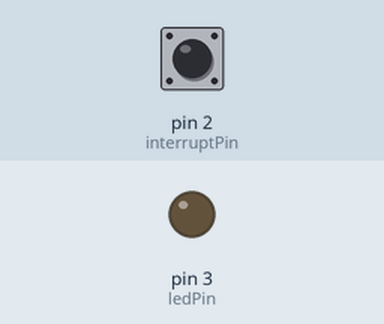
Recording of a sketch running on a simulated Arduino Uno, built with avr-gcc and run on an emulated ATmega328P. On the bench: output pins drawn as LEDs (lit = HIGH). The test bench sets the inputs (shaded band); at power-on: pin 2 (interruptPin) HIGH. What the sketch prints to the serial monitor is not drawn.

Above: at 1.2 s.
1.3 s: pin 2 (interruptPin) pulled LOW for 0.15 s
At 2.2 s:
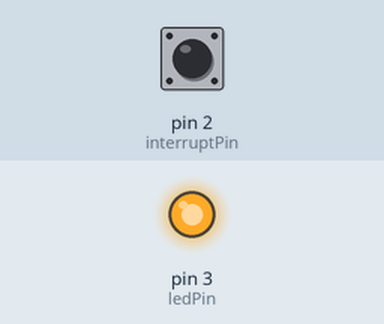
2.9 s: pin 2 (interruptPin) pulled LOW for 1 s
At 4.7 s:
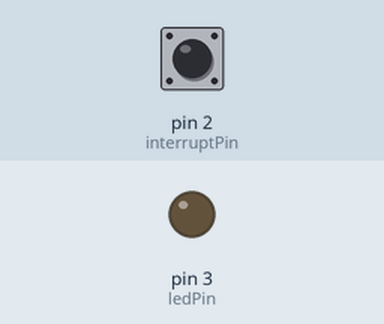
5.4 s: pin 2 (interruptPin) pulled LOW for 3.2 s
At 9.4 s:
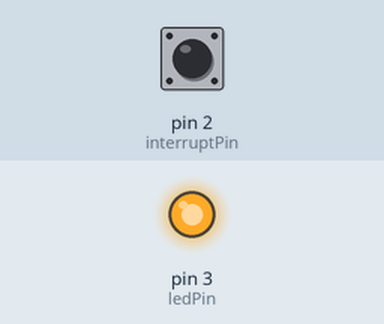
Timing chart, 0 to 10.9 s (numbered marks = the images above; inputs shaded):
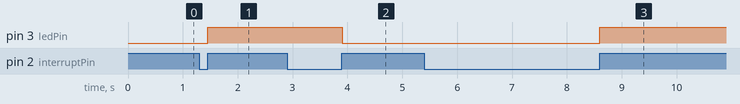

Measured:
- after the input at 1.3 s, pin 3 (ledPin): LOW → HIGH after 0.15 s
- after the input at 2.9 s, pin 3 (ledPin): HIGH → LOW after 1.0 s
- after the input at 5.4 s, pin 3 (ledPin): LOW → HIGH after 3.2 s

The sketch:

HallEffectTest.ino
```cpp
//declare variables and constants
const byte ledPin = 3;
const byte interruptPin = 2;
volatile byte state = LOW;
int val=0;

void setup()
{
  //assign pins and begin serial connection
  pinMode(ledPin, OUTPUT);
  pinMode(interruptPin, INPUT_PULLUP);
  attachInterrupt(digitalPinToInterrupt(interruptPin), test, RISING);
  Serial.begin(9600);
}

void loop()
{
  digitalWrite(ledPin, state);
  Serial.println(val/2);
}

void test()
{
  state = !state;
  val++;
}
```
